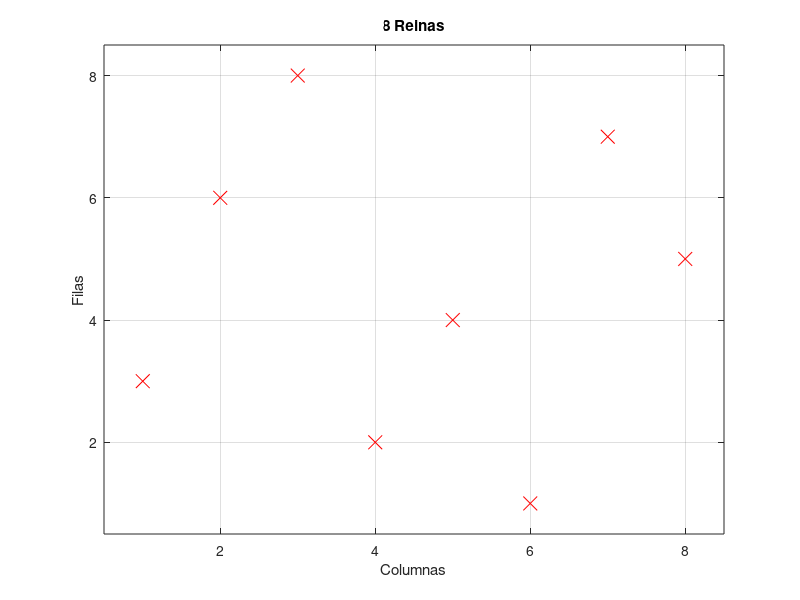
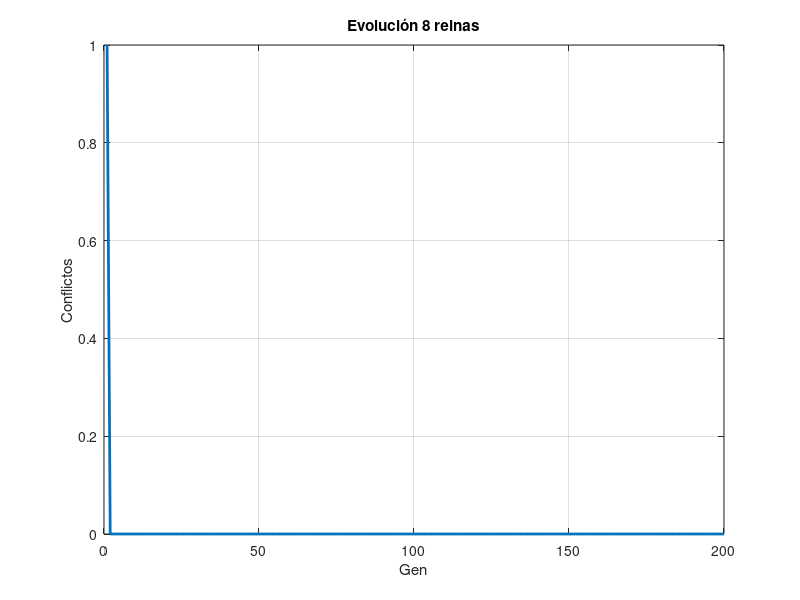

Reproduce these figures in MATLAB, in order. (Note: this script raises an error after producing the figures.)
%% Algoritmo genético para las 8 reinas
clear all; close all; clc;

% Parámetros
tam_poblacion = 100; max_generaciones = 200; prob_cruce = 0.85; prob_mutacion = 0.05; N = 8;

% Población inicial (permutaciones)
poblacion = zeros(tam_poblacion, N);
for i = 1:tam_poblacion
    poblacion(i, :) = randperm(N);
end

% Guardar conflictos para gráfica
min_conflictos = zeros(max_generaciones, 1);

% Algoritmo genético
mejor_ind = zeros(1, N); mejor_fit = 0;
for g = 1:max_generaciones
    % Evaluar aptitud
    fitness = zeros(tam_poblacion, 1);
    for i = 1:tam_poblacion
        conflicto = 0;
        for j = 1:N-1
            for k = j+1:N
                if poblacion(i,j) == poblacion(i,k) || abs(j-k) == abs(poblacion(i,j)-poblacion(i,k))
                    conflicto = conflicto + 1;
                end
            end
        end
        fitness(i) = 1 / (1 + conflicto);
    end
    
    % Guardar mejor individuo (elitismo)
    [fit, idx] = max(fitness);
    if fit > mejor_fit
        mejor_fit = fit;
        mejor_ind = poblacion(idx, :);
    end
    min_conflictos(g) = (1/fit) - 1;
    
    % Mostrar progreso
    fprintf('Gen %d: Fitness = %.4f, Conflictos = %.0f\n', g, fit, min_conflictos(g));
    
    % Parar si no hay conflictos
    if fit == 1, break; end
    
    % Selección por torneo
    p = zeros(tam_poblacion, N);
    for i = 1:tam_poblacion
        c = randperm(tam_poblacion, 2);
        if fitness(c(1)) >= fitness(c(2)) % Seleccionar el mejor
            p(i, :) = poblacion(c(1), :);
        else
            p(i, :) = poblacion(c(2), :);
        end
    end
    
    % Cruce y mutación
    descendencia = zeros(tam_poblacion, N);
    for i = 1:2:tam_poblacion
        h1 = p(i, :); h2 = p(i+1, :);
        if rand < prob_cruce
            pts = sort(randperm(N-1, 2));
            h1(pts(1)+1:pts(2)) = p(i, pts(1)+1:pts(2));
            h2(pts(1)+1:pts(2)) = p(i+1, pts(1)+1:pts(2));
            h1([pts(2)+1:N 1:pts(1)]) = setdiff(p(i+1, :), h1(pts(1)+1:pts(2)), 'stable');
            h2([pts(2)+1:N 1:pts(1)]) = setdiff(p(i, :), h2(pts(1)+1:pts(2)), 'stable');
        end
        if rand < prob_mutacion
            idx = randperm(N, 2);
            h1([idx(1) idx(2)]) = h1([idx(2) idx(1)]);
        end
        if rand < prob_mutacion
            idx = randperm(N, 2);
            h2([idx(1) idx(2)]) = h2([idx(2) idx(1)]);
        end
        descendencia(i:i+1, :) = [h1; h2];
    end
    
    % Elitismo
    descendencia(1, :) = mejor_ind;
    poblacion = descendencia;
end

% Resultado final
fprintf('\nResultado:\nFitness: %.4f, Conflictos: %.0f\nIndividuo: %s\n', mejor_fit, (1/mejor_fit)-1, mat2str(mejor_ind));

% Gráfica de reinas
figure;
plot(mejor_ind, 1:N, 'rx', 'MarkerSize', 10);
xlim([0.5 8.5]); ylim([0.5 8.5]); grid on;
title('8 Reinas'); xlabel('Columnas'); ylabel('Filas');

% Gráfica de convergencia
figure;
plot(1:max_generaciones, min_conflictos, 'LineWidth', 2);
xlabel('Gen'); ylabel('Conflictos'); title('Evolución 8 reinas'); grid on;


%% ============================================================
%% ============================================================
%% ============================================================

% Algoritmo genético para ajustar parábola y = ax² + bx + c
clear all; close all; clc;

% Datos (parábola: y = 2x² + 3x + 5)
x = linspace(-10, 10, 100);
y = 2*x.^2 + 3*x + 5;

% Parámetros
params.n = 100; % Tamaño población
params.gens = 200; % Generaciones
params.pc = 0.8; % Prob. cruce
params.pm = 0.1; % Prob. mutación

% Configuración
prob.tam = 3; % [a, b, c]
prob.lim_inf = [-10, -10, -10];
prob.lim_sup = [10, 10, 10];
prob.sigma = 1;
prob.x = x;
prob.y = y;

[mejor, fitness, errores] = algoritmo_genetico(prob, params);

% Resultados
fprintf('Parábola: y = %.4fx² + %.4fx + %.4f\n', mejor);
fprintf('Error: %.6f\n', 1/fitness - 1);

% Gráfica ajuste
figure;
plot(x, y, 'rx');
hold on;
x_fit = linspace(min(x)-1, max(x)+1, 100);
y_fit = mejor(1)*x_fit.^2 + mejor(2)*x_fit + mejor(3);
plot(x_fit, y_fit, 'k-');
legend('Datos', 'Ajuste');
title('Ajuste de Parábola');
xlabel('x'); ylabel('y'); grid on;

% Gráfica convergencia
figure;
plot(1:params.gens, errores);
xlabel('Generación'); ylabel('Error'); title('Convergencia'); grid on;

%% Algoritmo Genético
function [mejor_i, mejor_f, errores] = algoritmo_genetico(prob, params)
    poblacion = prob.lim_inf + rand(params.n, prob.tam) .* (prob.lim_sup - prob.lim_inf);
    errores = zeros(params.gens, 1);
    
    for gen = 1:params.gens
        aptitud = zeros(params.n, 1);
        for i = 1:params.n
            aptitud(i) = fitness_parabola(poblacion(i,:), prob);
        end
        [mejor_f, idx] = max(aptitud);
        elite = poblacion(idx,:);
        errores(gen) = 1/mejor_f - 1;
        
        if mod(gen, 10) == 0 || gen == 1
            fprintf('Gen %d: Error = %.4f\n', gen, errores(gen));
        end
        
        pp = seleccionPorRuleta(poblacion, aptitud);
        descendencia = zeros(params.n, prob.tam);
        for i = 2:2:params.n-1
            h1 = pp(i,:); h2 = pp(i+1,:);
            if rand < params.pc
                [h1, h2] = UnPunto(h1, h2);
            end
            if rand < params.pm
                h1 = mutacionGaussiana(h1, prob);
            end
            if rand < params.pm
                h2 = mutacionGaussiana(h2, prob);
            end
            descendencia(i:i+1,:) = [h1; h2];
        end
        descendencia(1,:) = elite;
        poblacion = descendencia;
    end
    aptitud = zeros(params.n, 1);
    for i = 1:params.n
        aptitud(i) = fitness_parabola(poblacion(i,:), prob);
    end
    [mejor_f, idx] = max(aptitud);
    mejor_i = poblacion(idx,:);
end

%% Selección por Ruleta
function p = seleccionPorRuleta(poblacion, fitness)
    probs = fitness / sum(fitness);
    p = poblacion(randsample(1:size(poblacion,1), size(poblacion,1), true, probs), :);
end

%% Cruce Aritmético
function [h1, h2] = UnPunto(p1, p2)
    tamCrom = length(p1);
    pCorte = randi([1, tamCrom-1]);
    h1 = [p1(1:pCorte), p2(pCorte+1:end)];
    h2 = [p2(1:pCorte), p1(pCorte+1:end)];
end


%% Mutación Gaussiana
function i_m = mutacionGaussiana(i, prob)
    i_m = i;
    mascara = rand(1, length(i)) < 0.5;
    i_m(mascara) = i(mascara) + prob.sigma * randn(1, sum(mascara));
    i_m = max(min(i_m, prob.lim_sup), prob.lim_inf);
end

%% Fitness
function apt = fitness_parabola(i, prob)
    y_calc = i(1)*prob.x.^2 + i(2)*prob.x + i(3);
    apt = 1 / (1 + mean((y_calc - prob.y).^2));
end